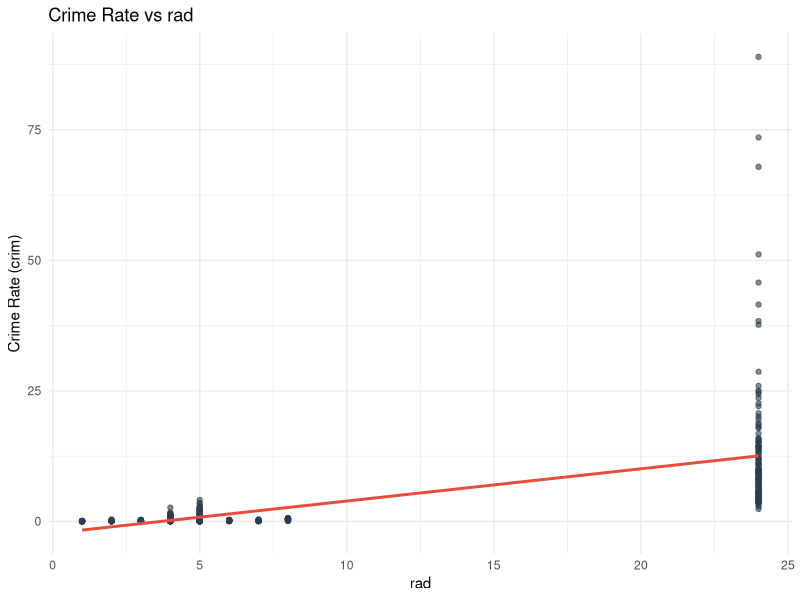
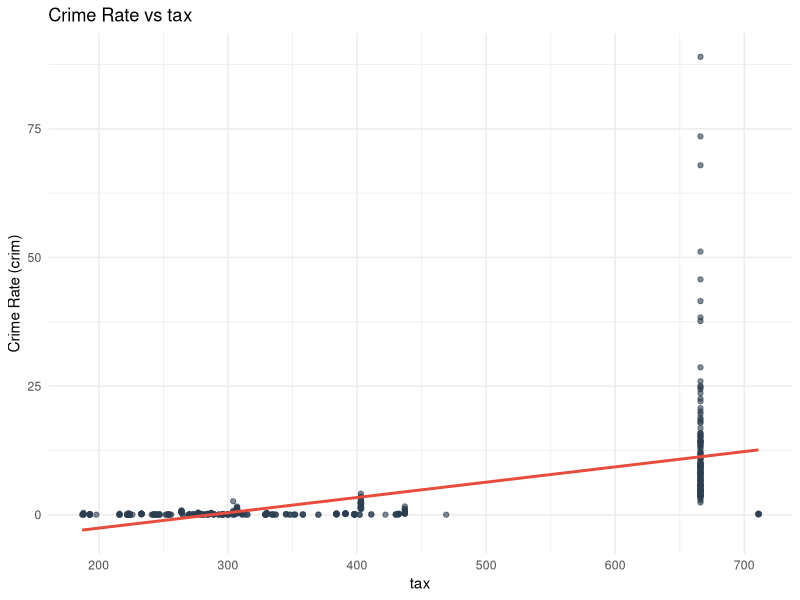
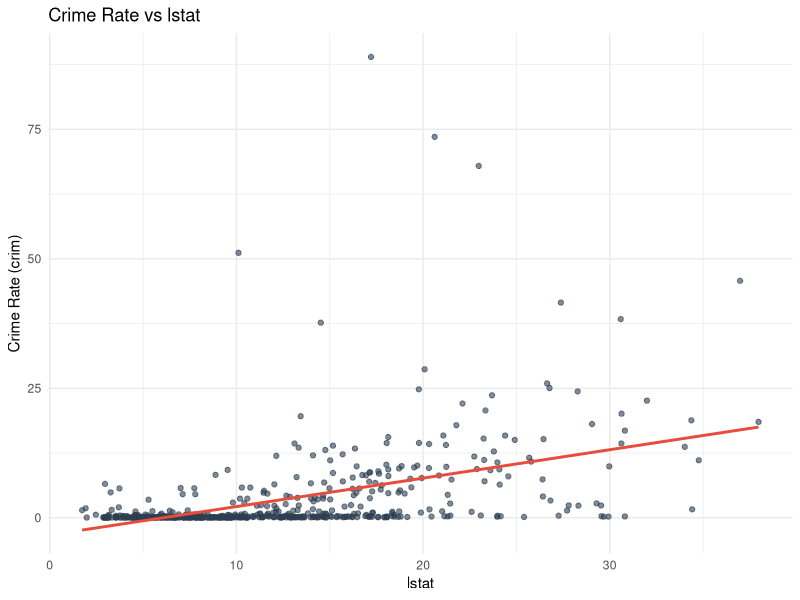
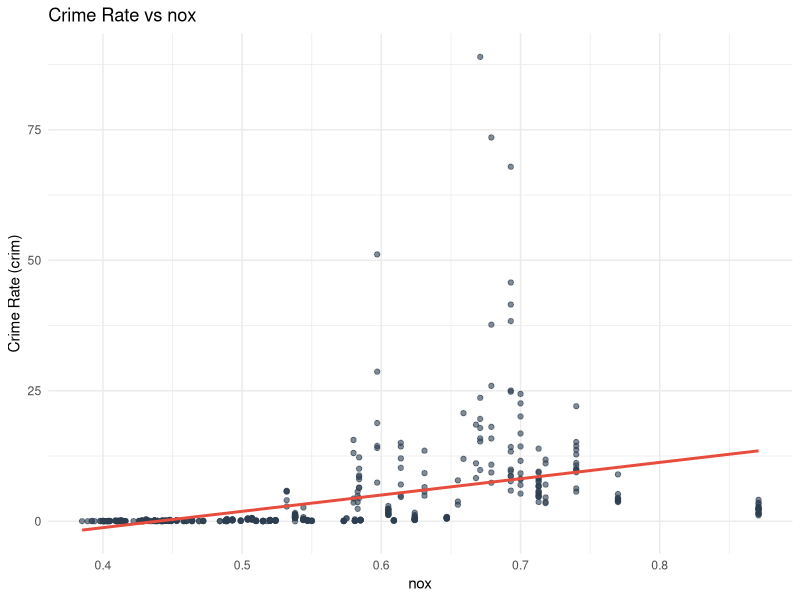

Here is the R script that generated these plots, in order:
## ---- chunk 1
knitr::opts_chunk$set(echo = TRUE, warning = FALSE, message = FALSE)
## ---- chunk 2
if (!require("MASS")) install.packages("MASS", repos = "https://cloud.r-project.org")
if (!require("ggplot2")) install.packages("ggplot2", repos = "https://cloud.r-project.org")
library(MASS)
library(ggplot2)
data("Boston")
## ---- chunk 3
str(Boston)
## ---- chunk 4
predictors <- setdiff(names(Boston), "crim")
results <- data.frame(Predictor = character(), 
                      Coefficient = numeric(), 
                      P_Value = numeric(), 
                      R_Squared = numeric(),
                      stringsAsFactors = FALSE)

for (var in predictors) {
  model <- lm(Boston$crim ~ Boston[[var]])
  summary_model <- summary(model)
  results <- rbind(results, data.frame(
    Predictor = var,
    Coefficient = round(summary_model$coefficients[2, 1], 4),
    P_Value = signif(summary_model$coefficients[2, 4], 4),
    R_Squared = round(summary_model$r.squared, 4)
  ))
}

# Display sorted by R-squared (descending)
results_sorted <- results[order(-results$R_Squared), ]
knitr::kable(results_sorted, caption = "Simple Linear Regression Results: Crime vs. Each Predictor")
## ---- chunk 5
top4 <- head(results_sorted$Predictor, 4)

plot_list <- lapply(top4, function(var) {
  ggplot(Boston, aes_string(x = var, y = "crim")) +
    geom_point(alpha = 0.6, color = "#2c3e50") +
    geom_smooth(method = "lm", se = FALSE, color = "#e74c3c") +
    labs(title = paste("Crime Rate vs", var),
         x = var,
         y = "Crime Rate (crim)") +
    theme_minimal()
})

# Print plots
for (plot in plot_list) {
  print(plot)
}
## ---- chunk 6
sessionInfo()
